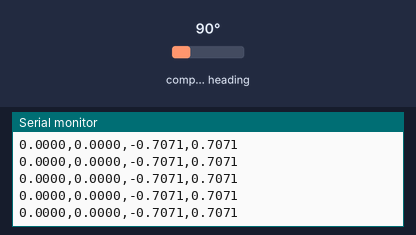
A sketch run on a simulated Arduino Uno, built with avr-gcc and run on an emulated ATmega328P. Shown: the last lines printed to the serial monitor. The test bench sets the inputs (shaded band); at power-on: compass heading 90°.

Above: at 2.2 s.
2.3 s: compass heading set to 7°
At 3.2 s:
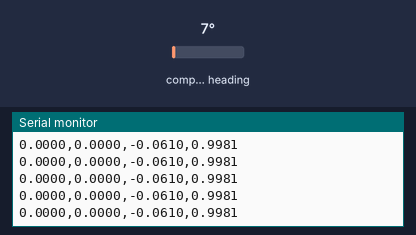
5.3 s: compass heading set to 180°
At 6.4 s:
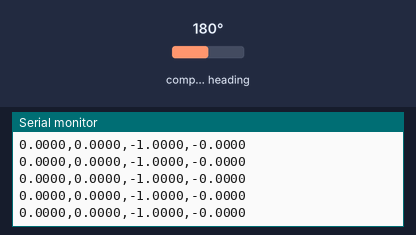
Timing chart, 0 to 8.0 s (numbered marks = the images above; inputs shaded):
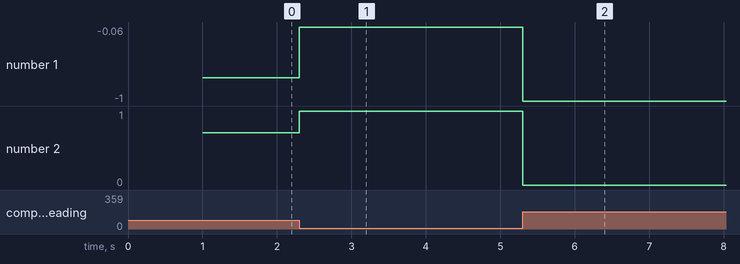

The sketch:

Relativ-BNO055-01.ino
```cpp
//
// Relativ-BNO055
//
// Version: 0.6
// Date: 14 May 2019
//
// You will need to install the following libraries into your Arduino IDE:
//    Adafruit BNO055
//    Adafruit Unified Sensor
//
// The Relativty 9DoF Tracker Sketch for the BNO055 breakout board is largely based on the
// Adafruit rawdata sketch. However, it has been modified to work with the Chinese clone
// BNO055 boards that are widely available online. It should work with most Arduino boards
// but it has been tested predominantly with a Robotdyn Black Pill STM32 board.
//
//           BNO055          STM32
//           ------          -----
//             VIN            3v3
//             GND            GND
//            SCL/Rx           B6
//            SDA/Tx           B7
//
// WARNING: After you have flashed this sketch, you may need to disconnect then reconnect your
//          arduino a couple of times before it will run. No, I don't know why this happens either.
//
// When you are first testing that everything works, set SerialDebug true below. Once you have tested
// it all & are happy, set SerialDebug false, reflash it, and it will be ready to use in your headset


#include <Wire.h>
#include <Adafruit_BNO055.h>
#include <utility/imumaths.h>


// Debug: set to true to get very verbose Serial output & to slow down the data stream
//#define SerialDebug true
#define SerialDebug false


// Debug: Slow down the data stream, so you can actually see the data
#define BNO055_SAMPLERATE_DELAY_MS (100)


// I2C is usually 0x28 or 0x29
Adafruit_BNO055 bno = Adafruit_BNO055(55,0x29);


void setup(void)
{

  Serial.begin(115200);

  // Check that the sensor initialised correctly
  if(!bno.begin())
  {
    // but if it dodn't, print this error message...
    Serial.print("No BNO055 detected... Is your I2C address correct?");
    while(1);
  }

  // Wait a second for everything to settle
  delay(1000);

  // Are you using an external clock crystal (if you didn't physically solder one onto the board, you aren't!)
  bno.setExtCrystalUse(false);

  // Debug: Print header blurb
  if(SerialDebug) {
  Serial.println("Calibration status values: 0=uncalibrated, 3=fully calibrated");
  }
}


void loop(void)
{

  // Quaternion data
  imu::Quaternion quat = bno.getQuat();

  if(SerialDebug) {

    Serial.print(" QUATERNIONS  qX: ");
    Serial.print(quat.x(), 4);
    Serial.print(" qY: ");
    Serial.print(quat.y(), 4);
    Serial.print(" qZ: ");
    Serial.print(quat.z(), 4);
    Serial.print(" qW: ");
    Serial.print(quat.w(), 4);
    Serial.print("\t\t");

  }

  else {

    Serial.print(quat.x(), 4);
    Serial.print(",");
    Serial.print(quat.y(), 4);
    Serial.print(",");
    Serial.print(quat.z(), 4);
    Serial.print(",");
    Serial.println(quat.w(), 4);

  }


  if(SerialDebug) {
    // Debug: Display calibration status for each sensor.
    uint8_t system, gyro, accel, mag = 0;
    bno.getCalibration(&system, &gyro, &accel, &mag);
    Serial.print("CALIBRATION: Sys=");
    Serial.print(system, DEC);
    Serial.print(" Gyro=");
    Serial.print(gyro, DEC);
    Serial.print(" Accel=");
    Serial.print(accel, DEC);
    Serial.print(" Mag=");
    Serial.println(mag, DEC);
  }

  if(SerialDebug) {
    // Debug: Slow it all down so you can see the data change
    delay(BNO055_SAMPLERATE_DELAY_MS);
  }
}
```

Measured:
- after the input at 2.3 s, the serial monitor: prints a new line at once (image 1)
- after the input at 5.3 s, the serial monitor: prints a new line at once (image 2)
- plotted number 1: -0.71 → -0.06 after the input at 2.3 s, -0.06 → -1 after the input at 5.3 s
- plotted number 2: 0.71 → 1 after the input at 2.3 s
